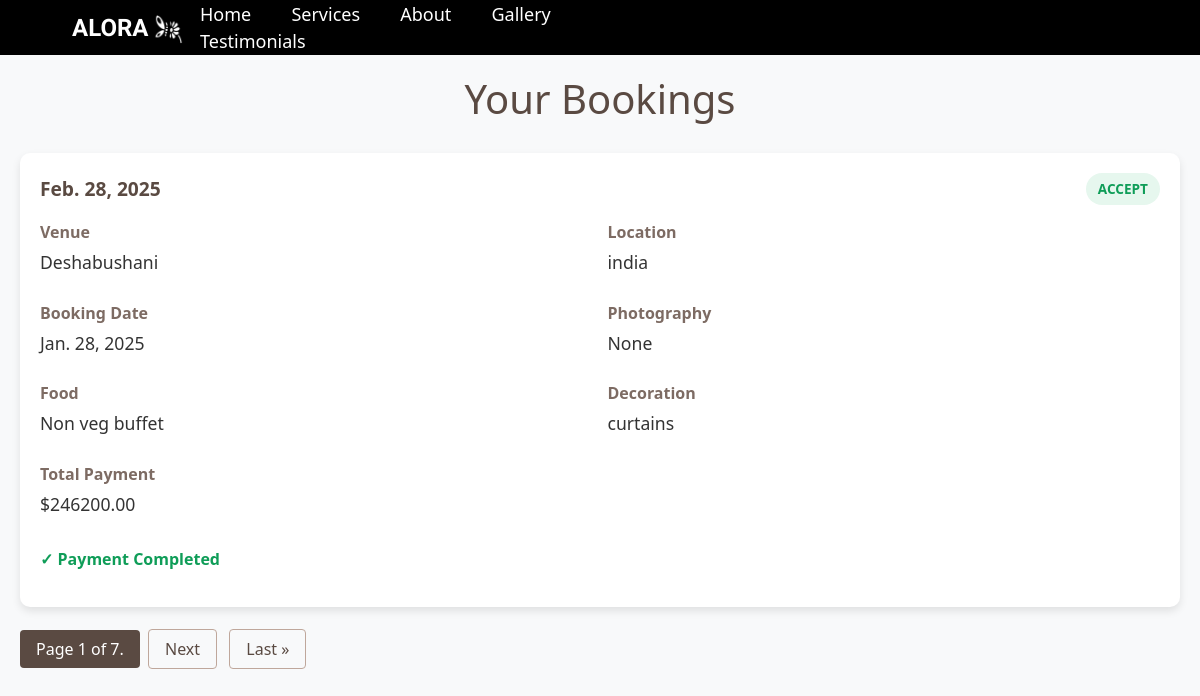
The page /booking_view (signed in) on the database its author committed.
### app/models.py (models this page shows)
class Bookings(models.Model):
    event_date=models.DateField(null=True)
    event_status=models.CharField(max_length=100,default='pending')
    user_id=models.ForeignKey(User,on_delete=models.CASCADE)
    hall_id=models.ForeignKey(Halls,on_delete=models.CASCADE)
    booking_date=models.DateField(auto_now_add=True)
    payment_status=models.CharField(max_length=100)
    photography=models.CharField(max_length=100,null=True,blank=True)
    no_of_persons=models.IntegerField(null=True,blank=True)
    food_value=models.BooleanField(null=True,blank=True)
    food=models.ForeignKey(Food,on_delete=models.CASCADE)
    decoration_value=models.BooleanField(null=True,blank=True)
    decoration=models.ForeignKey(Decoration,on_delete=models.CASCADE)
    photography_cost=models.DecimalField(max_digits=10,decimal_places=2)
    total_payment=models.DecimalField(max_digits=10,decimal_places=2)

class Halls(models.Model):
    hall_name=models.CharField(max_length=100)
    location=models.CharField(max_length=200)
    capacity=models.IntegerField()
    price_per_day=models.DecimalField(max_digits=10,decimal_places=2)
    photo_url=models.FileField()
    hall_description=models.TextField(null=True,blank=True)

class Food(models.Model):
    food_image=models.FileField(upload_to='images/')
    food_price=models.DecimalField(max_digits=10,decimal_places=2)
    food_name=models.CharField(max_length=100,null=True)

class Decoration(models.Model):
    decoration_name=models.CharField(max_length=100,null=True,blank=True)
    decoration_image=models.FileField(upload_to='images/')
    decoration_price=models.DecimalField(max_digits=10,decimal_places=2)

### app/views.py (the view)
# urls.py: path('booking_view',views.booking_view,name='booking_view'),
@login_required(login_url='login')
def booking_view(request):
     user=User.objects.get(id=request.user.id)
     products=Bookings.objects.filter(user_id=user)
     items_per_page=1
     paginator=Paginator(products,items_per_page)
     page=request.GET.get('page',1)
     try:
        products=paginator.page(page)
     except PageNotAnInteger:
        products=paginator.page(1)
     except EmptyPage:
        products=paginator.page(paginator.num_pages)
     context={
        'products':products,
        'user':user
    }
     return render(request, 'booking_view.html', context)

### templates/booking_view.html (shortened to what this page needs)
{% load static %}
<!DOCTYPE html>
<html lang="en">
<head>
    <link href="https://cdnjs.cloudflare.com/ajax/libs/bootstrap/5.3.2/css/bootstrap.min.css" rel="stylesheet">
</head>
<body>
    <div class="topnav">
        <div class="alora">
            <h3>ALORA</h3>
            <img src="{% static 'aloral.png' %}" class="logo">
        </div>
        <div class="topmenu">
            <a href="{% url 'home' %}">Home</a>
            <a href="{% url 'service' %}">Services</a>
            <a href="{% url 'about' %}">About</a>
            <a href="{% url 'gallery' %}">Gallery</a>
            <a href="{% url 'testimonials' %}">Testimonials</a>
        </div>
    </div>
    <div class="container">
        <h1 style="text-align: center; color: #5a4a42; margin-bottom: 30px;">Your Bookings</h1>
        {% for i in products %}
            <div class="booking-card">
                <div class="booking-header">
                    <div class="booking-date">{{ i.event_date }}</div>
                    <div>
                        <span class="status-badge {% if i.event_status == 'Accept' %}status-accept{% elif i.event_status == 'Pending' %}status-pending{% else %}status-rejected{% endif %}">
                            {{ i.event_status }}
                        </span>
                    </div>
                </div>
                <div class="booking-details">
                    <div class="detail-item">
                        <span class="detail-label">Venue</span>
                        <span class="detail-value">{{ i.hall_id.hall_name }}</span>
                    </div>
                    <div class="detail-item">
                        <span class="detail-label">Location</span>
                        <span class="detail-value">{{ i.hall_id.location }}</span>
                    </div>
                    <div class="detail-item">
                        <span class="detail-label">Booking Date</span>
                        <span class="detail-value">{{ i.booking_date }}</span>
                    </div>
                    <div class="detail-item">
                        <span class="detail-label">Photography</span>
                        <span class="detail-value">{{ i.photography }}</span>
                    </div>
                    <div class="detail-item">
                        <span class="detail-label">Food</span>
                        <span class="detail-value">{{ i.food.food_name }}</span>
                    </div>
                    <div class="detail-item">
                        <span class="detail-label">Decoration</span>
                        <span class="detail-value">{{ i.decoration.decoration_name }}</span>
                    </div>
                    <div class="detail-item">
                        <span class="detail-label">Total Payment</span>
                        <span class="detail-value">${{ i.total_payment }}</span>
                    </div>
                </div>
                <div style="margin-top: 20px;">
                    {% if i.event_status == 'Accept' or i.event_status == 'Accepted' or i.event_status == 'ACCEPT' or i.event_status == 'accept' %}
                        {% if i.payment_status == 'Pending' or i.payment_status == 'pending' or i.payment_status == 'PENDING' %}
                            <form action="{% url 'payment' id=i.id %}" method="POST">
                                {% csrf_token %}
                                <button type="submit" class="payment-button">Pay Now</button>
                            </form>
                        {% elif i.payment_status == 'Completed' or i.payment_status == 'completed' or i.payment_status == 'COMPLETED' %}
                            <p class="payment-complete">✓ Payment Completed</p>
                        {% endif %}
                    {% endif %}
                </div>
            </div>
        {% endfor %}
        <div class="pagination">
            <span class="step-links">
                <span class="current">Page {{ products.number }} of {{ products.paginator.num_pages }}.</span>
                {% if products.has_next %}
                    <a href="?page={{ products.next_page_number }}">Next</a>
                    <a href="?page={{ products.paginator.num_pages }}">Last &raquo;</a>
                {% endif %}
            </span>
        </div>
    </div>
</body>
</html>

### templates/booking_view.html (style rules this page uses)
.topnav { background-color: black; color: white; height: 55px; display: flex; align-items: center; justify-content: space-between; padding: 0 2rem; }
.alora { width: 110px; margin-left: 40px; display: flex; padding-top: 10px; }
.alora h3 { font-family: 'Irish Grover'; font-size: 24px; font-weight: bold; }
.logo { width: 30px; height: 30px; margin-left: 5px; }
.topmenu { width: 550px; margin-right: 500px; }
.topmenu a { padding: 10px 18px; color: white; text-decoration: none; font-size: large; }
body { font-family: 'Segoe UI', Tahoma, Geneva, Verdana, sans-serif; background-color: #f8f9fa; color: #333; margin: 0; padding: 0; }
.container { padding: 20px; max-width: 1200px; margin: 0 auto; }
.booking-card { background-color: white; border-radius: 10px; box-shadow: 0 4px 8px rgba(0, 0, 0, 0.1); margin-bottom: 20px; padding: 20px; transition: transform 0.3s ease, box-shadow 0.3s ease; }
.booking-header { display: flex; justify-content: space-between; align-items: center; margin-bottom: 15px; }
.booking-date { font-size: 1.2rem; font-weight: bold; color: #5a4a42; }
.status-badge { padding: 6px 12px; border-radius: 50px; font-size: 0.85rem; font-weight: bold; text-transform: uppercase; display: inline-block; }
.status-accept { background-color: #e6f7ee; color: #0f9d58; }
.booking-details { display: grid; grid-template-columns: repeat(2, 1fr); gap: 15px; margin-top: 15px; }
.detail-item { margin-bottom: 10px; }
.detail-label { font-weight: bold; color: #7d6b63; display: block; margin-bottom: 5px; }
.detail-value { font-size: 1.1rem; color: #333; }
.payment-complete { color: #0f9d58; font-weight: bold; }
.pagination { text-align: center; margin-top: 30px; }
.pagination a { color: #5a4a42; text-decoration: none; padding: 8px 16px; border: 1px solid #bfa79b; border-radius: 4px; margin: 0 4px; transition: background-color 0.3s ease; }
.pagination .current { padding: 8px 16px; background-color: #5a4a42; color: white; border-radius: 4px; }

### rows shown on the page
Bookings: event_date "Feb. 28, 2025", event_status "ACCEPT", hall_id.hall_name "Deshabushani", hall_id.location "india", booking_date "Jan. 28, 2025", photography "None", food.food_name "Non veg buffet", decoration.decoration_name "curtains", total_payment "246200.00", payment_status "✓ Payment Completed"

### other values the page prints
{{ products.number }} "1"
{{ products.paginator.num_pages }} "7"
